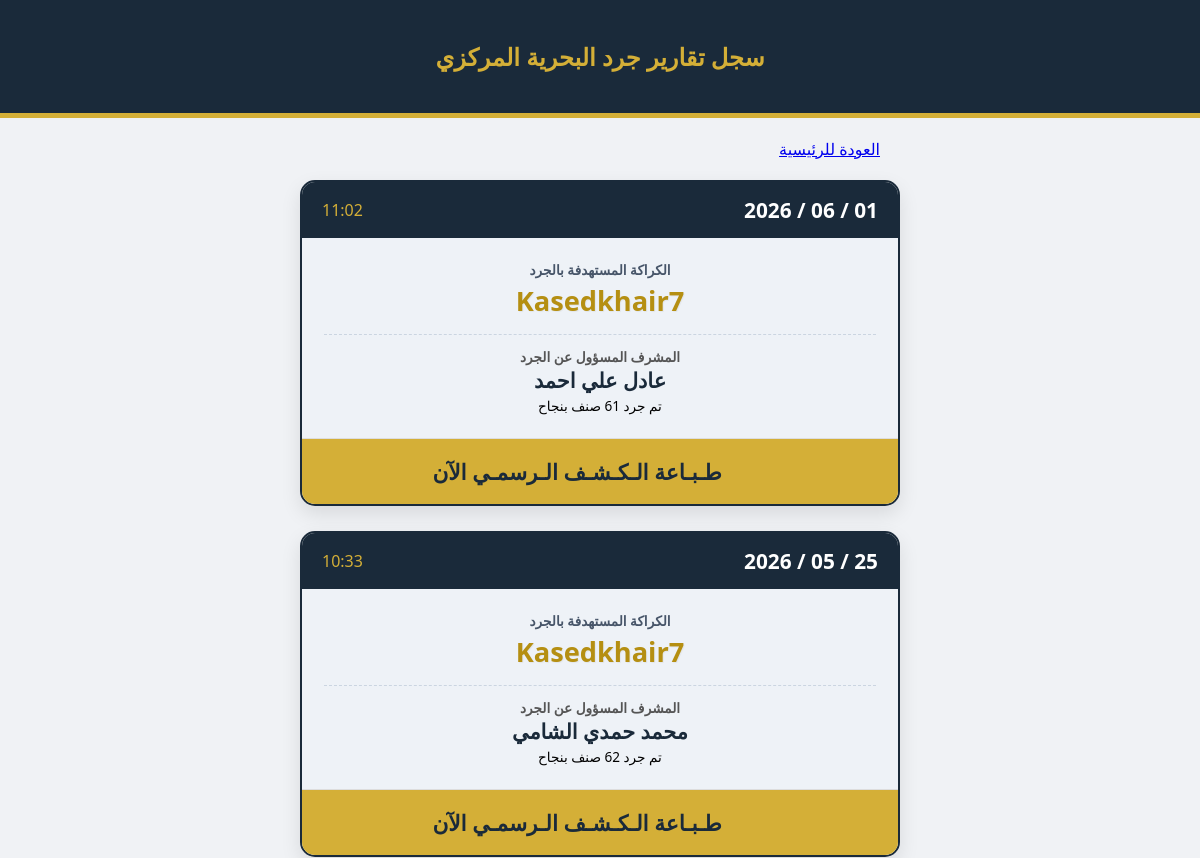
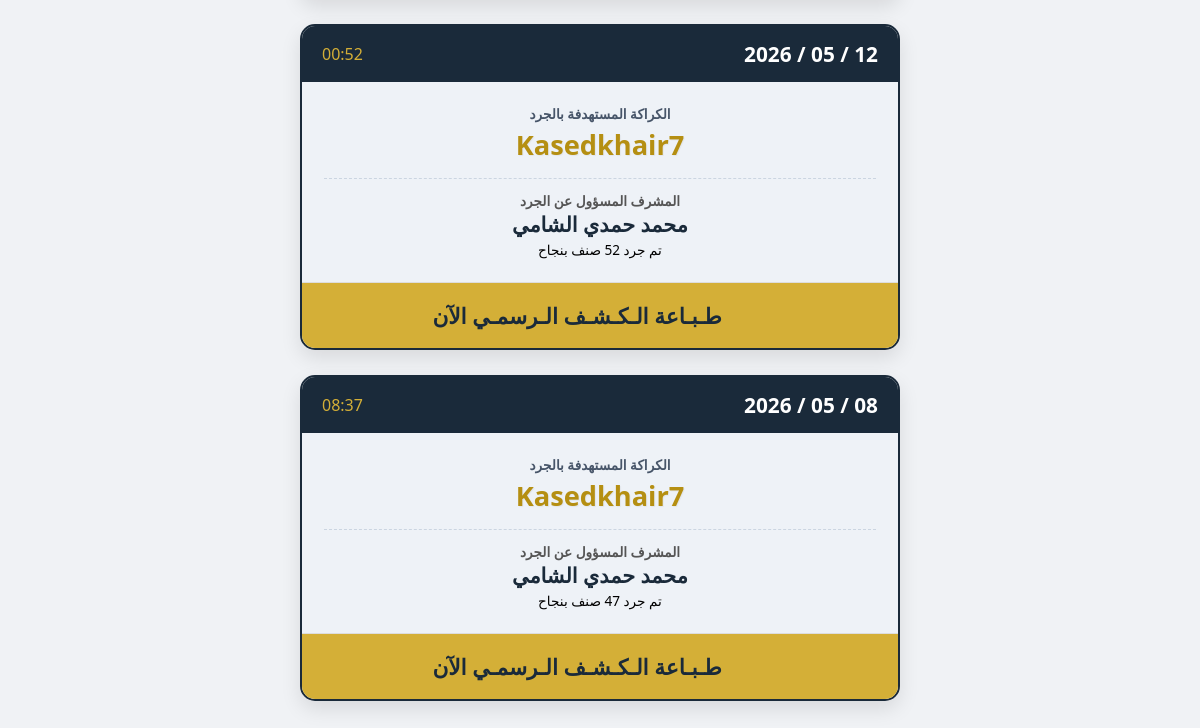
Page /marine-inventory/list/1/ (signed in) on the earlier database version (2 pictures, top to bottom).
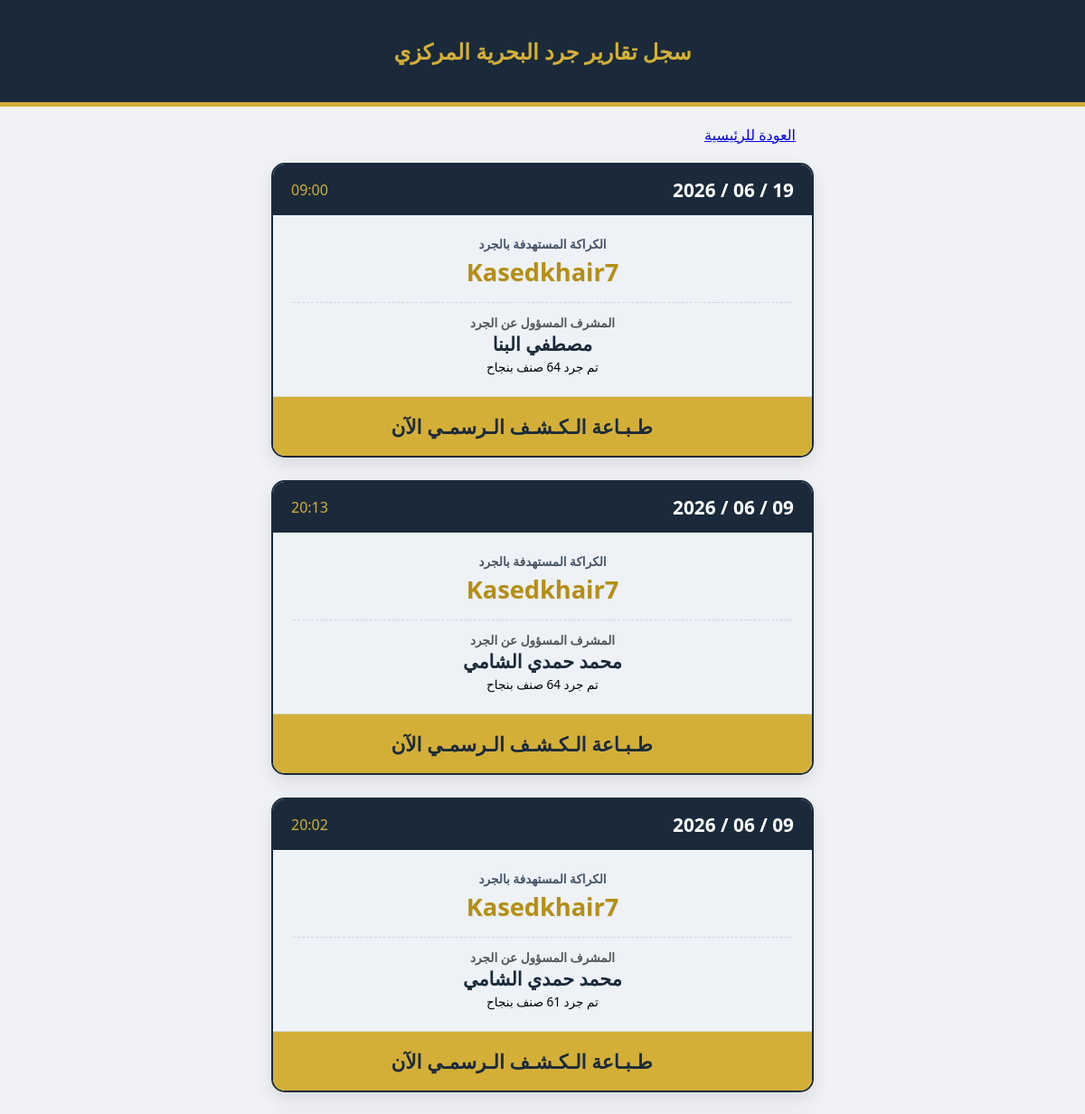
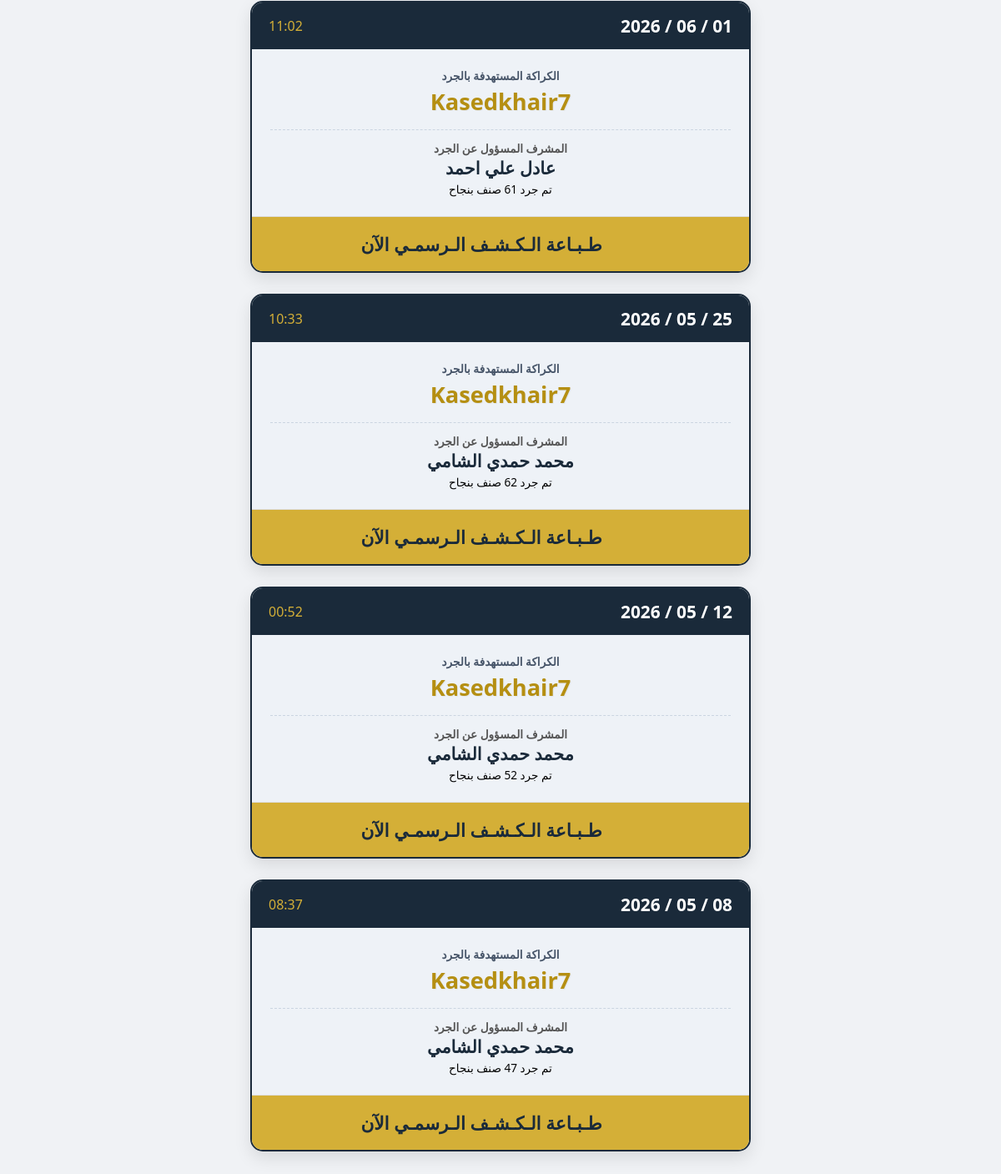
Same page on the later database version (2 pictures, top to bottom).
### core/models.py (models this page shows, shortened)
class MarineInventoryReport(models.Model):
    REPORT_TYPES = [('marine', 'جرد كراكة'), ('site', 'جرد موقع')]
    report_type = models.CharField(max_length=10, choices=REPORT_TYPES, default='marine', verbose_name="نوع الجرد")
    date = models.DateTimeField(auto_now_add=True)
    operator = models.ForeignKey('Staff', on_delete=models.CASCADE)
    notes = models.TextField(blank=True, null=True)
    dredger = models.ForeignKey('Dredger', on_delete=models.SET_NULL, null=True, blank=True, verbose_name="الكراكة")

class Dredger(models.Model):
    name = models.CharField(max_length=100, verbose_name="اسم الكراكة")
    allowed_operators = models.ManyToManyField(User, blank=True, verbose_name="المشغلين المسموح لهم")
    vessel_phone = models.CharField(max_length=20, default="01XXXXXXXXX", verbose_name="تليفون الكراكة")
    is_active = models.BooleanField(default=True, verbose_name="في الخدمة")
    fuel_capacity = models.FloatField(default=0, verbose_name="سعة خزان الكراكة (لتر)")
    stock_fuel = models.FloatField(default=0, verbose_name="السولار المتاح في الاستوك (لتر)")
    class Meta:
        verbose_name = "كراكة"
        verbose_name_plural = "الكراكات"

class Staff(models.Model):
    GROUP_CHOICES = [('A', 'مجموعة A'), ('B', 'مجموعة B'),('office', 'الإدارة'),('other', 'أخرى')]
    TEAM_TYPE = [('dredger', 'طاقم كراكة'), ('pipe_fighter', 'طاقم خط بحري'),('admin', 'الإدارة'),('other', 'أخرى')]
    ROLE_CHOICES = [
        ('engineer', 'مهندس'), # الخيار الجديد
        ('supervisor', 'مشرف'), # الخيار الجديد
        ('manager', 'مدير مشروع'),
        ('operator', 'مشغل'),
        ('marine', 'بحرية'),
        ('mechanic', 'ميكانيكا'),
        ('admin', 'إداري/سائق'),
    ]
    user = models.OneToOneField(User, on_delete=models.SET_NULL, null=True, blank=True, verbose_name="حساب المستخدم")
    name = models.CharField(max_length=100, verbose_name="الاسم بالكامل")
    group = models.CharField(max_length=10, choices=GROUP_CHOICES, verbose_name="المجموعة (الوردية)")
    team_type = models.CharField(max_length=20, choices=TEAM_TYPE, verbose_name="نوع الطاقم")
    role = models.CharField(max_length=30, choices=ROLE_CHOICES, verbose_name="الوظيفة")
    phone = models.CharField(max_length=15, verbose_name="رقم الهاتف", null=True, blank=True)
    dredger = models.ForeignKey('Dredger', on_delete=models.SET_NULL, null=True, blank=True)
    dredger = models.ForeignKey('Dredger', on_delete=models.SET_NULL, null=True, blank=True, verbose_name="الكراكة المعين عليها")
    class Meta:
        verbose_name = "موظف"
        verbose_name_plural = "دليل الموظفين"

### core/views.py (the view)
# urls.py: path('marine-inventory/list/<int:dredger_id>/', views.marine_inventory_list, name='marine_inventory_list'),
@login_required
def marine_inventory_list(request, dredger_id):
    from .models import MarineInventoryReport, Dredger
    from django.shortcuts import render, get_object_or_404
    dredger = get_object_or_404(Dredger, id=dredger_id)
    reports = MarineInventoryReport.objects.filter(
        dredger=dredger,
        report_type='marine'
    ).order_by('-date')
    context = {
        'dredger': dredger,
        'reports': reports
    }
    return render(request, 'core/marine_inventory_list.html', context)

### core/templates/core/marine_inventory_list.html (shortened to what this page needs)
{% load static %}
<!DOCTYPE html>
<html lang="ar" dir="rtl">
<head>
    <link href="https://cloudflare.com" rel="stylesheet">
    <link rel="stylesheet" href="https://cloudflare.com">
</head>
<body>
<div class="header-title shadow">
    <h2 class="fw-bold mb-0">سجل تقارير جرد البحرية المركزي</h2>
</div>
<div class="container" style="max-width: 600px; margin: 0 auto; padding: 0 15px;">
    <div class="back-home text-center">
        <a href="/" class="btn btn-dark rounded-pill px-5 fw-bold shadow-sm">  العودة للرئيسية </a>
    </div>
    {% for report in reports %}
    <div class="report-block">
        <div class="block-top">
            <div class="date-text"> {{ report.date|date:"d / m / Y" }}</div>
            <div class="time-text fw-bold"> {{ report.date|date:"H:i" }}</div>
        </div>
        <div class="block-body">
            <span class="dredger-title-label"> الكراكة المستهدفة بالجرد</span>
            <span class="dredger-title-name">
                 {{ report.dredger.name|default:"قاصد خير 1" }}
            </span>
            <span class="operator-label">المشرف المسؤول عن الجرد</span>
            <span class="operator-name">{{ report.operator.name|default:"مدير النظام" }}</span>
            <div class="mt-3">
                <span class="badge bg-navy text-white px-3 py-2 fw-bold" style="font-size: 0.85rem; border-radius: 6px;">
                     تم جرد {{ report.details.count }} صنف بنجاح
                </span>
            </div>
        </div>
        <a href="{% url 'print_marine_inventory' report.id %}" target="_blank" class="btn-print-huge">
             طـبـاعة الـكـشـف الـرسمـي الآن
        </a>
    </div>
    {% empty %}
    <div class="alert alert-warning text-center fw-bold fs-5 shadow-sm p-4 rounded-3">
        <i class="fas fa-exclamation-circle me-1"></i> لا توجد تقارير جرد بحرية مسجلة في الأرشيف حتى الآن.
    </div>
    {% endfor %}
</div>
</body>
</html>

Differences in the rows shown:
added MarineInventoryReport: date "19 / 06 / 2026", date "09:00", dredger.name "Kasedkhair7", operator.name "مصطفي البنا"
added MarineInventoryReport: date "09 / 06 / 2026", date "20:13", dredger.name "Kasedkhair7", operator.name "محمد حمدي الشامي"
added MarineInventoryReport: date "09 / 06 / 2026", date "20:02", dredger.name "Kasedkhair7", operator.name "محمد حمدي الشامي"
